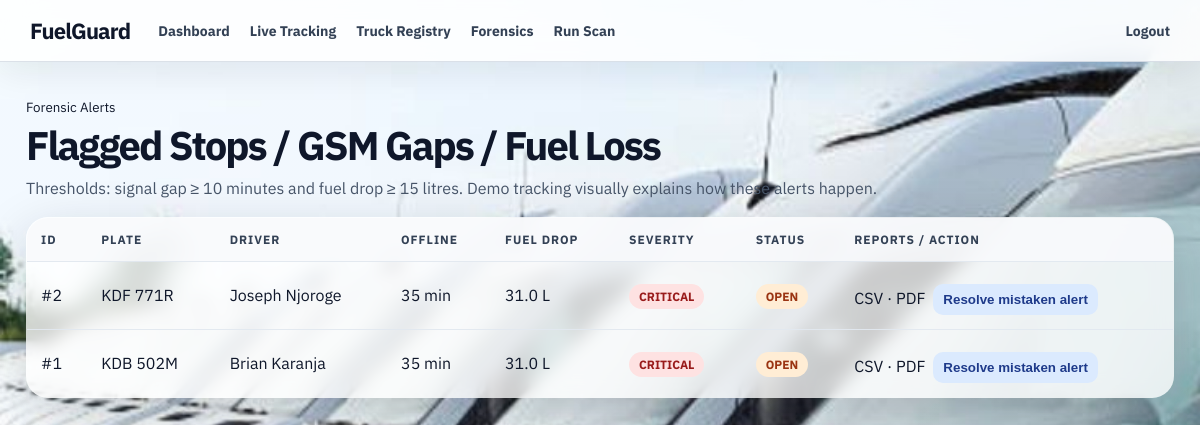
Screenshot of /incidents (signed in) with the database file from the repository.
### tables this page shows
CREATE TABLE incidents(id INTEGER PRIMARY KEY, vehicle_id INTEGER, gap_start TEXT, gap_end TEXT, minutes_offline INTEGER, fuel_before REAL, fuel_after REAL, fuel_drop REAL, severity TEXT, status TEXT, created_at TEXT);

CREATE TABLE vehicles(id INTEGER PRIMARY KEY, plate TEXT UNIQUE, driver TEXT, tracker_model TEXT, fuel_sensor TEXT, status TEXT);

### app.py (the view)
@app.route('/incidents')
@login_required
def incidents():
    rows = get_db().execute('SELECT incidents.*, vehicles.plate, vehicles.driver FROM incidents JOIN vehicles ON vehicles.id=incidents.vehicle_id ORDER BY incidents.id DESC').fetchall()
    return render_template('incidents.html', incidents=rows)

### app.py (called while the page is built)
def login_required(view):
    @wraps(view)
    def wrapped(*args, **kwargs):
        if not session.get('user'):
            return redirect(url_for('login', next=request.path))
        return view(*args, **kwargs)
    return wrapped

def get_db():
    if 'db' not in g:
        g.db = sqlite3.connect(DB_PATH)
        g.db.row_factory = sqlite3.Row
    return g.db

### templates/incidents.html
{% extends 'base.html' %}{% block content %}
<section class="hero compact-hero"><small>Forensic Alerts</small><h1>Flagged Stops / GSM Gaps / Fuel Loss</h1><p class="note">Thresholds: signal gap ≥ 10 minutes and fuel drop ≥ 15 litres. Demo tracking visually explains how these alerts happen.</p></section>
{% include 'incident_table.html' %}
{% endblock %}

### templates/incident_table.html
<table><tr><th>ID</th><th>Plate</th><th>Driver</th><th>Offline</th><th>Fuel Drop</th><th>Severity</th><th>Status</th><th>Reports / Action</th></tr>{% for i in incidents %}<tr><td>#{{ i.id }}</td><td>{{ i.plate }}</td><td>{{ i.driver }}</td><td>{{ i.minutes_offline }} min</td><td>{{ i.fuel_drop }} L</td><td><span class="pill {{ i.severity }}">{{ i.severity }}</span></td><td><span class="pill {{ i.status }}">{{ i.status }}</span></td><td><a href="/reports/{{ i.id }}.csv">CSV</a> · <a href="/reports/{{ i.id }}.pdf">PDF</a>{% if i.status == 'open' %}<form class="inline-form" method="post" action="/incidents/{{ i.id }}/resolve"><button class="small-button" type="submit">Resolve mistaken alert</button></form>{% endif %}</td></tr>{% else %}<tr><td colspan="8">No incidents detected.</td></tr>{% endfor %}</table>

### static/style.css (style rules this page uses)
:root { --ink:#0f172a; --muted:#64748b; --blue:#1d4ed8; --blue-soft:#dbeafe; --green:#16a34a; --amber:#d97706; --red:#dc2626; --panel:rgba(255,255,255,.76); --panel-strong:rgba(255,255,255,.88); --line:rgba(148,163,184,.32); --shadow:0 18px 55px rgba(15,23,42,.20); }
* { box-sizing:border-box }
body { margin:0;min-height:100vh;color:var(--ink); font-family:'IBM Plex Sans',Arial,sans-serif; background:#e0f2fe; background-image:linear-gradient(rgba(255,255,255,.04),rgba(255,255,255,.08)),url('/static/fleet-vans-bg.jpg'); background-size:cover;background-position:center;background-attachment:fixed; }
a { text-decoration:none;color:inherit }
h1 { font-size:40px;line-height:1.05;letter-spacing:-.05em;margin:8px 0 10px }
.page-header p,.note,.module-card p { color:#475569;line-height:1.55;margin:0 }
.stat-card,.module-card,.form-card,.map-card,.telemetry-card,.timeline-card,table { background:var(--panel);border:1px solid var(--line);box-shadow:var(--shadow);backdrop-filter:blur(10px) }
table { width:100%;border-collapse:collapse;border-radius:22px;overflow:hidden;margin:16px 0 28px }
th,td { text-align:left;padding:14px;border-bottom:1px solid rgba(226,232,240,.95) }
th { background:rgba(248,250,252,.86);color:#334155;text-transform:uppercase;font-size:12px;letter-spacing:.08em }
.pill { border-radius:999px;padding:5px 10px;font-size:12px;font-weight:800;text-transform:uppercase }
.offline,.critical { background:#fee2e2;color:#991b1b }
.danger-button,.small-button { border:0;border-radius:10px;padding:8px 10px;font-weight:800;cursor:pointer }
.small-button { background:#dbeafe;color:#1e3a8a;margin-top:8px }
.inline-form { display:inline-block;margin-left:8px }
.pill.open { background:#ffedd5;color:#9a3412 }

### rows the page displays
incidents: id "2", plate "KDF 771R", driver "Joseph Njoroge", minutes_offline "35", fuel_drop "31.0", severity "CRITICAL", status "OPEN"
incidents: id "1", plate "KDB 502M", driver "Brian Karanja", minutes_offline "35", fuel_drop "31.0", severity "CRITICAL", status "OPEN"
